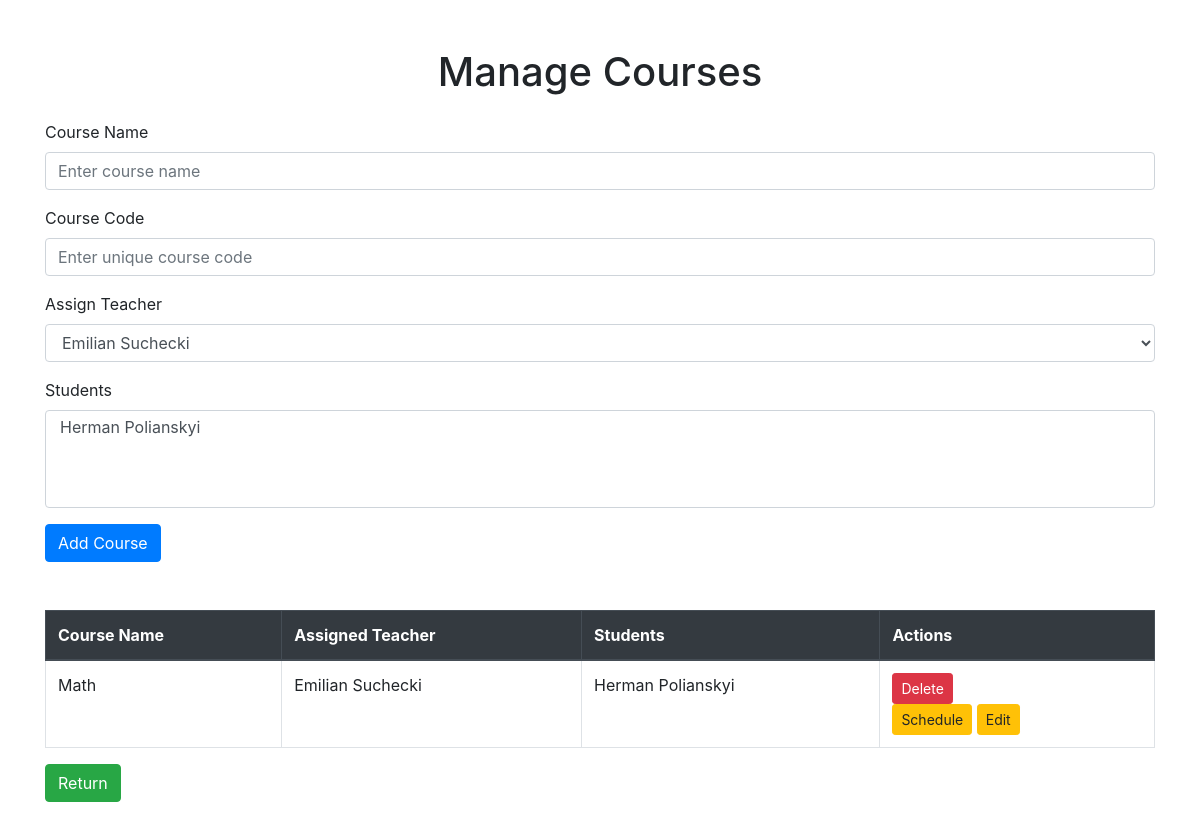
/admin_page (signed in), run on an earlier commit of the app's database.
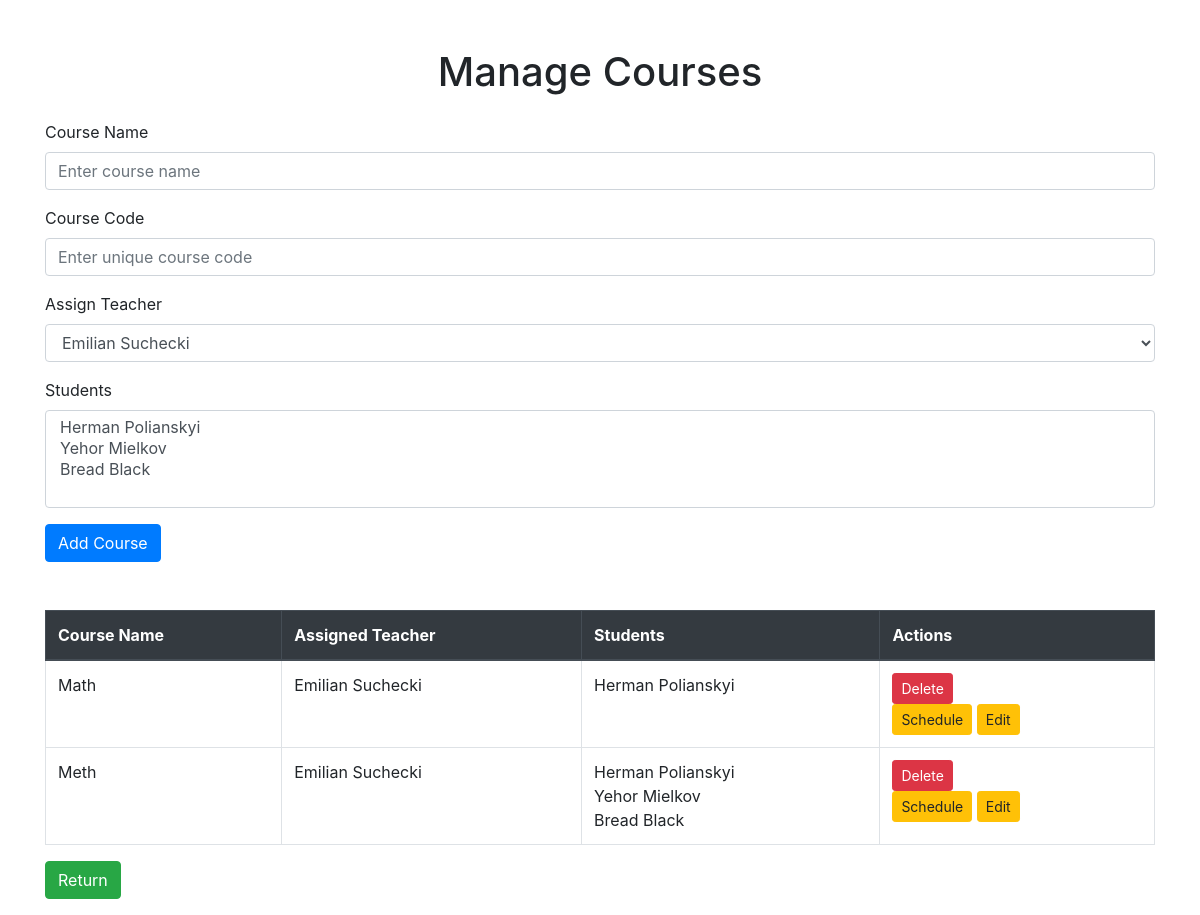
And on a later commit of the database.
### models.py (models this page shows)
class Course(db.Model):
    id = db.Column(db.Integer, primary_key=True)
    name = db.Column(db.String(150), nullable=False)
    code = db.Column(db.String(50), nullable=False, unique=True, index=True)
    teacher_id = db.Column(db.Integer, db.ForeignKey('teacher.id'), nullable=False)
    students = db.relationship('User', secondary='enrollment', back_populates='enrolled_courses')
    course_schedule = db.relationship('Schedule', back_populates='course', cascade="all, delete-orphan")

class BaseUser(UserMixin, db.Model):
    __abstract__ = True
    id = db.Column(db.Integer, primary_key=True)
    username = db.Column(db.String(150), unique=True, nullable=False)
    password = db.Column(db.String(150), nullable=False)
    first_name = db.Column(db.String(100), nullable=True)
    last_name = db.Column(db.String(100), nullable=True)
    account_type = db.Column(db.String(50), nullable=False)
    email = db.Column(db.String(150), nullable=True, unique=True)

class Teacher(BaseUser):
    __tablename__ = 'teacher'
    subjects = db.Column(db.String(200), nullable=False)
    office = db.Column(db.String(100), nullable=False)
    consultation_hours = db.Column(db.String(100), nullable=False)
    courses = db.relationship('Course', backref='teacher')

class User(BaseUser):
    __tablename__ = 'user'
    major = db.Column(db.String(150), nullable=True)
    semester = db.Column(db.Integer, nullable=True)
    enrolled_courses = db.relationship('Course', secondary='enrollment', back_populates='students')

### app.py (the view, shortened to what this page needs)
@app.route('/admin_page', methods=['GET', 'POST'])
@login_required
def manage_courses():
    teachers = Teacher.query.all()
    courses = Course.query.all()
    students = User.query.filter_by(account_type='user').all()
    return render_template('manage_courses.html', courses=courses, teachers=teachers, students=students)

### app.py (called while the page is built)
@login_manager.user_loader
def load_user(user_id):
    user = User.query.get(int(user_id))
    if not user:
        user = Teacher.query.get(int(user_id))
    if not user:
        user = Admin.query.get(int(user_id))
    return user

### templates/manage_courses.html (shortened to what this page needs)
<!DOCTYPE html>
<html lang="en">
<head>
    <link rel="stylesheet" href="https://cdn.jsdelivr.net/npm/bootstrap@4.3.1/dist/css/bootstrap.min.css">
</head>
<body>
    <div class="container mt-5">
        <h1 class="text-center mb-4">Manage Courses</h1>
        <form method="POST" class="mb-5">
            <div class="form-group">
                <label for="name">Course Name</label>
                <input type="text" class="form-control" name="name" id="name" placeholder="Enter course name" required>
            </div>
            <div class="form-group">
                <label for="code">Course Code</label>
                <input type="text" class="form-control" name="code" id="code" placeholder="Enter unique course code" required>
            </div>
            <div class="form-group">
                <label for="teacher_id">Assign Teacher</label>
                <select class="form-control" name="teacher_id" id="teacher_id" required>
                    {% for teacher in teachers %}
                        <option value="{{ teacher.id }}">{{ teacher.first_name }} {{ teacher.last_name }}</option>
                    {% endfor %}
                </select>
            </div>
            <div class="form-group">
                <label for="students">Students</label>
                <select name="students" class="form-control" multiple>
                    {% for user in students %}
                    <option value="{{ user.id }}">{{ user.first_name }} {{ user.last_name }}</option>
                    {% endfor %}
                </select>
            </div>
            <button type="submit" class="btn btn-primary">Add Course</button>
        </form>
        <table class="table table-bordered">
            <thead class="thead-dark">
                <tr>
                    <th>Course Name</th>
                    <th>Assigned Teacher</th>
                    <th>Students</th>
                    <th>Actions</th>
                </tr>
            </thead>
            <tbody>
                {% for course in courses %}
                    <tr>
                        <td>{{ course.name }}</td>
                        <td>
                            {% for teacher in teachers %}
                                {% if teacher.id == course.teacher_id %}
                                    {{ teacher.first_name }} {{ teacher.last_name }}
                                {% endif %}
                            {% endfor %}
                        </td>
                        <td>
                            {% for student in course.students %}
                                {{ student.first_name }} {{ student.last_name }}<br>
                            {% endfor %}
                        </td>
                        <td>
                            <form  method="POST" action="{{ url_for('delete_course', course_id=course.id) }}" onsubmit="return confirm('Are you sure you want to delete this course?')">
                                <button type="submit" class="btn btn-danger btn-sm">Delete</button>
                            </form>
                            <a href="{{ url_for ('edit_course_schedule', course_id=course.id) }}" class="btn btn-sm btn-warning">Schedule</a>
                            <a href="{{ url_for ('edit_course', course_id=course.id) }}" class="btn btn-sm btn-warning">Edit</a>
                        </td>
                    </tr>
                {% endfor %}
            </tbody>
        </table>
        <a href="{{ url_for('admin_page') }}" class="btn btn-success mb-3">Return</a>
    </div>
</body>
</html>

What changed in the data, as far as the page shows it:
added Course: name "Meth", Teacher (first_name "Emilian", last_name "Suchecki"), User (first_name "Herman", last_name "Polianskyi")
added User: {{ user.id }} 2 (drawn), first_name "Yehor", last_name "Mielkov"
added User: {{ user.id }} 3 (drawn), first_name "Bread", last_name "Black"
Also different on the page:
form field students: "Herman Polianskyi" → "Herman Polianskyi / Yehor Mielkov / Bread Black"
